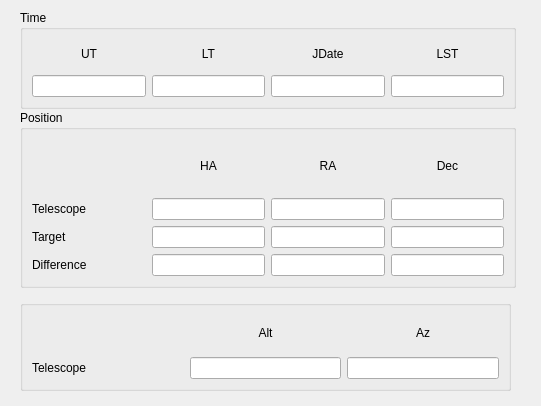
<?xml version="1.0" encoding="UTF-8"?>
<ui version="4.0">
 <class>TelescopeForm</class>
 <widget class="QWidget" name="TelescopeForm">
  <property name="geometry">
   <rect>
    <x>0</x>
    <y>0</y>
    <width>541</width>
    <height>406</height>
   </rect>
  </property>
  <property name="windowTitle">
   <string>Form</string>
  </property>
  <widget class="QGroupBox" name="siteBox">
   <property name="geometry">
    <rect>
     <x>20</x>
     <y>10</y>
     <width>496</width>
     <height>99</height>
    </rect>
   </property>
   <property name="title">
    <string>Time</string>
   </property>
   <layout class="QGridLayout" name="gridLayout_3">
    <item row="0" column="0">
     <widget class="QLabel" name="label_10">
      <property name="text">
       <string>UT</string>
      </property>
      <property name="alignment">
       <set>Qt::AlignCenter</set>
      </property>
      <property name="buddy">
       <cstring>UT_LineEdit</cstring>
      </property>
     </widget>
    </item>
    <item row="0" column="1">
     <widget class="QLabel" name="label_11">
      <property name="text">
       <string>LT</string>
      </property>
      <property name="alignment">
       <set>Qt::AlignCenter</set>
      </property>
      <property name="buddy">
       <cstring>LT_LineEdit</cstring>
      </property>
     </widget>
    </item>
    <item row="0" column="2">
     <widget class="QLabel" name="label_13">
      <property name="text">
       <string>JDate</string>
      </property>
      <property name="alignment">
       <set>Qt::AlignCenter</set>
      </property>
      <property name="buddy">
       <cstring>JD_LineEdit</cstring>
      </property>
     </widget>
    </item>
    <item row="0" column="3">
     <widget class="QLabel" name="label_12">
      <property name="text">
       <string>LST</string>
      </property>
      <property name="alignment">
       <set>Qt::AlignCenter</set>
      </property>
      <property name="buddy">
       <cstring>LST_LineEdit</cstring>
      </property>
     </widget>
    </item>
    <item row="1" column="0">
     <widget class="QLineEdit" name="UT_LineEdit">
      <property name="alignment">
       <set>Qt::AlignCenter</set>
      </property>
      <property name="readOnly">
       <bool>true</bool>
      </property>
     </widget>
    </item>
    <item row="1" column="1">
     <widget class="QLineEdit" name="LT_LineEdit">
      <property name="alignment">
       <set>Qt::AlignCenter</set>
      </property>
      <property name="readOnly">
       <bool>true</bool>
      </property>
     </widget>
    </item>
    <item row="1" column="2">
     <widget class="QLineEdit" name="JD_LineEdit">
      <property name="alignment">
       <set>Qt::AlignCenter</set>
      </property>
      <property name="readOnly">
       <bool>true</bool>
      </property>
     </widget>
    </item>
    <item row="1" column="3">
     <widget class="QLineEdit" name="LST_LineEdit">
      <property name="alignment">
       <set>Qt::AlignCenter</set>
      </property>
      <property name="readOnly">
       <bool>true</bool>
      </property>
     </widget>
    </item>
   </layout>
  </widget>
  <widget class="QGroupBox" name="telescopeBox">
   <property name="geometry">
    <rect>
     <x>20</x>
     <y>110</y>
     <width>496</width>
     <height>178</height>
    </rect>
   </property>
   <property name="title">
    <string>Position</string>
   </property>
   <layout class="QGridLayout" name="gridLayout_4">
    <item row="0" column="0">
     <spacer name="horizontalSpacer_2">
      <property name="orientation">
       <enum>Qt::Horizontal</enum>
      </property>
      <property name="sizeHint" stdset="0">
       <size>
        <width>70</width>
        <height>20</height>
       </size>
      </property>
     </spacer>
    </item>
    <item row="0" column="1">
     <widget class="QLabel" name="label_3">
      <property name="text">
       <string>HA</string>
      </property>
      <property name="alignment">
       <set>Qt::AlignCenter</set>
      </property>
     </widget>
    </item>
    <item row="0" column="2">
     <widget class="QLabel" name="label_4">
      <property name="text">
       <string>RA</string>
      </property>
      <property name="alignment">
       <set>Qt::AlignCenter</set>
      </property>
     </widget>
    </item>
    <item row="0" column="3">
     <widget class="QLabel" name="label_5">
      <property name="text">
       <string>Dec</string>
      </property>
      <property name="alignment">
       <set>Qt::AlignCenter</set>
      </property>
     </widget>
    </item>
    <item row="1" column="0">
     <widget class="QLabel" name="label_6">
      <property name="text">
       <string>Telescope</string>
      </property>
     </widget>
    </item>
    <item row="1" column="1">
     <widget class="QLineEdit" name="telHALineEdit">
      <property name="alignment">
       <set>Qt::AlignCenter</set>
      </property>
      <property name="readOnly">
       <bool>true</bool>
      </property>
     </widget>
    </item>
    <item row="1" column="2">
     <widget class="QLineEdit" name="telRALineEdit">
      <property name="alignment">
       <set>Qt::AlignCenter</set>
      </property>
      <property name="readOnly">
       <bool>true</bool>
      </property>
     </widget>
    </item>
    <item row="1" column="3">
     <widget class="QLineEdit" name="telDecLineEdit">
      <property name="alignment">
       <set>Qt::AlignCenter</set>
      </property>
      <property name="readOnly">
       <bool>true</bool>
      </property>
     </widget>
    </item>
    <item row="2" column="0">
     <widget class="QLabel" name="label_7">
      <property name="text">
       <string>Target</string>
      </property>
     </widget>
    </item>
    <item row="2" column="1">
     <widget class="QLineEdit" name="trgHALineEdit">
      <property name="alignment">
       <set>Qt::AlignCenter</set>
      </property>
      <property name="readOnly">
       <bool>true</bool>
      </property>
     </widget>
    </item>
    <item row="2" column="2">
     <widget class="QLineEdit" name="trgRALineEdit">
      <property name="alignment">
       <set>Qt::AlignCenter</set>
      </property>
      <property name="readOnly">
       <bool>true</bool>
      </property>
     </widget>
    </item>
    <item row="2" column="3">
     <widget class="QLineEdit" name="trgDecLineEdit">
      <property name="alignment">
       <set>Qt::AlignCenter</set>
      </property>
      <property name="readOnly">
       <bool>true</bool>
      </property>
     </widget>
    </item>
    <item row="3" column="0">
     <widget class="QLabel" name="label_15">
      <property name="text">
       <string>Difference</string>
      </property>
     </widget>
    </item>
    <item row="3" column="1">
     <widget class="QLineEdit" name="difHALineEdit">
      <property name="alignment">
       <set>Qt::AlignCenter</set>
      </property>
      <property name="readOnly">
       <bool>true</bool>
      </property>
     </widget>
    </item>
    <item row="3" column="2">
     <widget class="QLineEdit" name="difRALineEdit">
      <property name="alignment">
       <set>Qt::AlignCenter</set>
      </property>
      <property name="readOnly">
       <bool>true</bool>
      </property>
     </widget>
    </item>
    <item row="3" column="3">
     <widget class="QLineEdit" name="difDecLineEdit">
      <property name="alignment">
       <set>Qt::AlignCenter</set>
      </property>
      <property name="readOnly">
       <bool>true</bool>
      </property>
     </widget>
    </item>
   </layout>
  </widget>
  <widget class="QGroupBox" name="groupBox">
   <property name="geometry">
    <rect>
     <x>20</x>
     <y>300</y>
     <width>491</width>
     <height>91</height>
    </rect>
   </property>
   <property name="title">
    <string/>
   </property>
   <layout class="QGridLayout" name="gridLayout_5">
    <item row="0" column="0">
     <spacer name="horizontalSpacer_4">
      <property name="orientation">
       <enum>Qt::Horizontal</enum>
      </property>
      <property name="sizeHint" stdset="0">
       <size>
        <width>125</width>
        <height>20</height>
       </size>
      </property>
     </spacer>
    </item>
    <item row="0" column="1">
     <widget class="QLabel" name="label_9">
      <property name="text">
       <string>Alt</string>
      </property>
      <property name="alignment">
       <set>Qt::AlignCenter</set>
      </property>
     </widget>
    </item>
    <item row="0" column="2">
     <widget class="QLabel" name="label_14">
      <property name="text">
       <string>Az</string>
      </property>
      <property name="alignment">
       <set>Qt::AlignCenter</set>
      </property>
     </widget>
    </item>
    <item row="1" column="0">
     <widget class="QLabel" name="label_16">
      <property name="text">
       <string>Telescope</string>
      </property>
     </widget>
    </item>
    <item row="1" column="1">
     <widget class="QLineEdit" name="telAltLineEdit_2"/>
    </item>
    <item row="1" column="2">
     <widget class="QLineEdit" name="telAzLineEdit_2"/>
    </item>
   </layout>
  </widget>
 </widget>
 <resources/>
 <connections/>
</ui>
